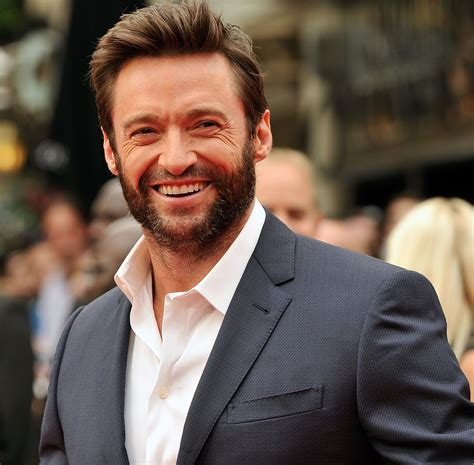
#> input picture dataset/fotos_originales/Hugh Jackman/001_9adc92c2.jpg, 474 x 465 px; its folder holds only this picture in this run
$ python rostros.py
#> lines starting #> are read from the running program, lines starting #| are printed output that depends on the picture
import cv2, os
#Omar Ernesto Rodriguez Gamez
ENTRADA = "fotos_originales"
SALIDA = "dataset_rostros"
TAM = (160, 160)

detector = cv2.CascadeClassifier(
    cv2.data.haarcascades + "haarcascade_frontalface_default.xml"
)

for persona in os.listdir(ENTRADA):
    carpeta_in = os.path.join(ENTRADA, persona)
    carpeta_out = os.path.join(SALIDA, persona)
    os.makedirs(carpeta_out, exist_ok=True)

    for i, archivo in enumerate(os.listdir(carpeta_in)):
        img = cv2.imread(os.path.join(carpeta_in, archivo))
#> img is the input picture: shape (465, 474, 3); mean B, G, R 79.8, 89.8, 105.6
        if img is None:
            continue
        gris = cv2.cvtColor(img, cv2.COLOR_BGR2GRAY)
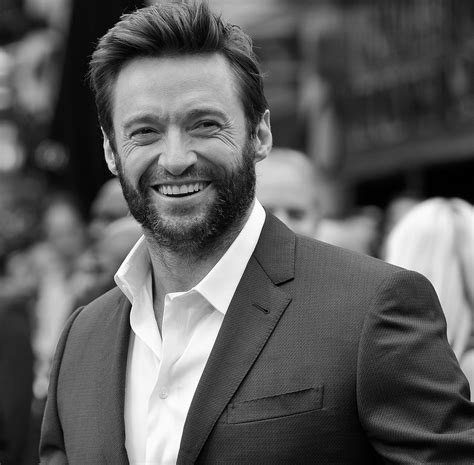
#> gris: shape (465, 474); min 0, max 255, mean 93.4
        rostros = detector.detectMultiScale(gris, 1.3, 5)
#> rostros = [[95, 64, 167, 167]]
        for (x, y, w, h) in rostros[:1]:      # solo el primer rostro
            rostro = cv2.resize(img[y:y+h, x:x+w], TAM)
            cv2.imwrite(os.path.join(carpeta_out, f"{persona}_{i}.jpg"), rostro)
#> this loop made 1 pass
#> pass 1, `rostro = cv2.resize(img[y:y+h, x:x+w], TAM)`:
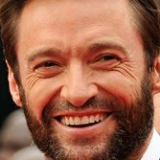
#> rostro: shape (160, 160, 3); mean B, G, R 78.6, 101.8, 157.1
#> pass 2 of the loop `for persona in os.listdir(ENTRADA):`:
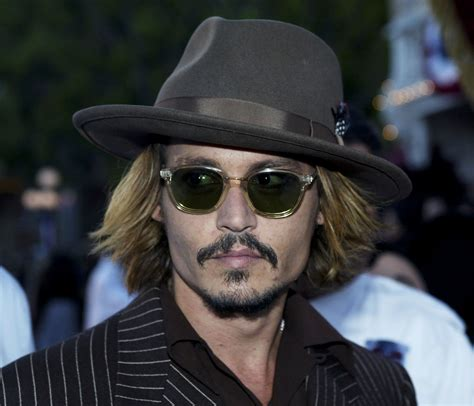
#> input picture dataset/fotos_originales/Jonny Deep/001_2288a4f6.jpg, 474 x 406 px
#> img is the input picture: shape (406, 474, 3); mean B, G, R 63.5, 61, 59.5
#> `gris = cv2.cvtColor(img, cv2.COLOR_BGR2GRAY)`:
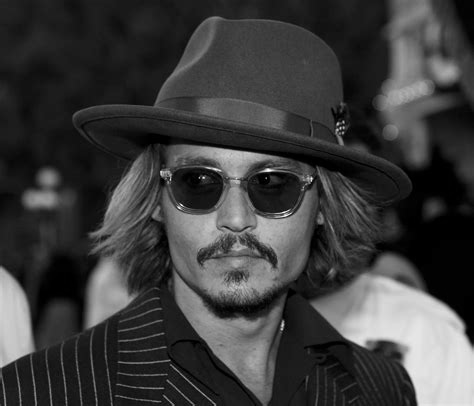
#> gris: shape (406, 474); min 0, max 254, mean 60.8
#> rostros = ()

print("Listo")
